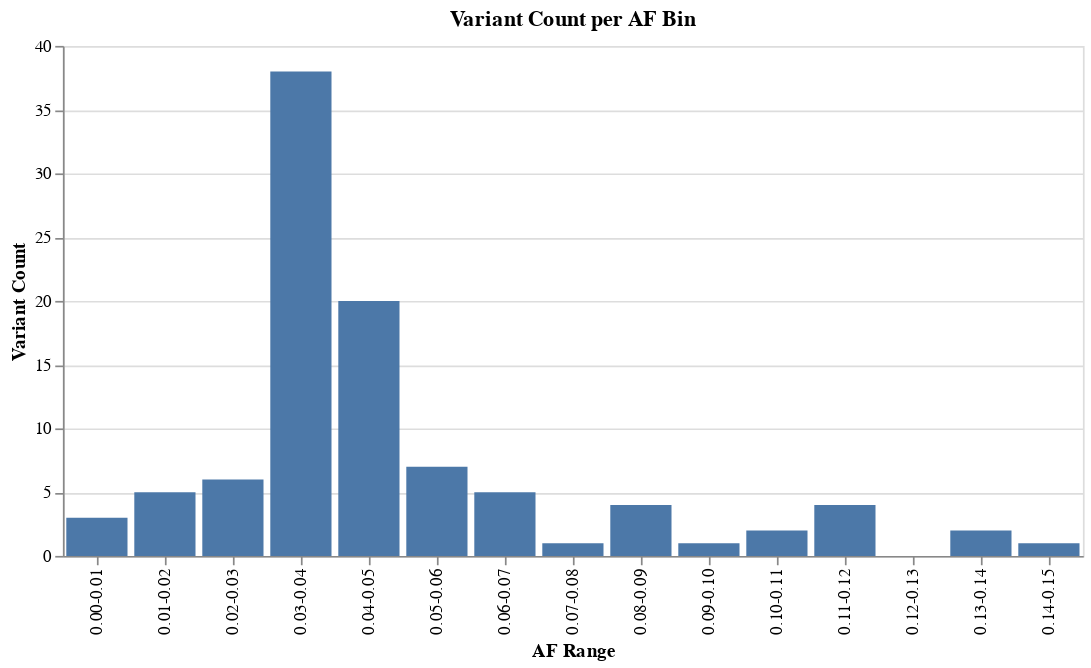

Here is the notebook cell this chart was saved with:
### Code cell
data = {
    'AF_range': [
        '0.00-0.01', '0.01-0.02', '0.02-0.03', '0.03-0.04', '0.04-0.05',
        '0.05-0.06', '0.06-0.07', '0.07-0.08', '0.08-0.09', '0.09-0.10',
        '0.10-0.11', '0.11-0.12', '0.12-0.13', '0.13-0.14', '0.14-0.15'
    ],
    'Count': [3, 5, 6, 38, 20, 7, 5, 1, 4, 1, 2, 4, 0, 2, 1]
}

df = pd.DataFrame(data)

chart = alt.Chart(df).mark_bar().encode(
    x=alt.X('AF_range', sort=df['AF_range'].tolist(), title='AF Range'),
    y=alt.Y('Count', title='Variant Count'),
    tooltip=['AF_range', 'Count']
).properties(
    width=600,
    height=300,
    title='Variant Count per AF Bin'
)

chart

### Figure 1 — Vega-Lite specification as saved in the notebook (floating-point values rounded to 4 significant figures)
{"config": {"view": {"continuousWidth": 300, "continuousHeight": 300}}, "data": {"name": "data-dd727fe0f0a382c8065c18f7735fe513"}, "mark": {"type": "bar"}, "encoding": {"tooltip": [{"field": "AF_range", "type": "nominal"}, {"field": "Count", "type": "quantitative"}], "x": {"field": "AF_range", "sort": ["0.00-0.01", "0.01-0.02", "0.02-0.03", "0.03-0.04", "0.04-0.05", "0.05-0.06", "0.06-0.07", "0.07-0.08", "0.08-0.09", "0.09-0.10", "0.10-0.11", "0.11-0.12", "0.12-0.13", "0.13-0.14", "0.14-0.15"], "title": "AF Range", "type": "nominal"}, "y": {"field": "Count", "title": "Variant Count", "type": "quantitative"}}, "height": 300, "title": "Variant Count per AF Bin", "width": 600, "$schema": "https://vega.github.io/schema/vega-lite/v5.20.1.json", "datasets": {"data-dd727fe0f0a382c8065c18f7735fe513": [{"AF_range": "0.00-0.01", "Count": 3}, {"AF_range": "0.01-0.02", "Count": 5}, {"AF_range": "0.02-0.03", "Count": 6}, {"AF_range": "0.03-0.04", "Count": 38}, {"AF_range": "0.04-0.05", "Count": 20}, {"AF_range": "0.05-0.06", "Count": 7}, {"AF_range": "0.06-0.07", "Count": 5}, {"AF_range": "0.07-0.08", "Count": 1}, {"AF_range": "0.08-0.09", "Count": 4}, {"AF_range": "0.09-0.10", "Count": 1}, {"AF_range": "0.10-0.11", "Count": 2}, {"AF_range": "0.11-0.12", "Count": 4}, {"AF_range": "0.12-0.13", "Count": 0}, {"AF_range": "0.13-0.14", "Count": 2}, {"AF_range": "0.14-0.15", "Count": 1}]}}
